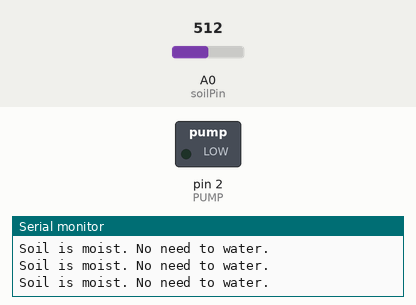
The sketch below on a simulated Arduino Uno, built with avr-gcc and run on an emulated ATmega328P. Shown: switched loads named in the sketch (green lamp = pin HIGH), the last lines printed to the serial monitor. Inputs (shaded band) come from the test bench; at power-on: A0 (soilPin) = 512.

Above: at 1.2 s.
1.3 s: A0 (soilPin) set to 687
4.3 s: A0 (soilPin) set to 710
At 5.5 s:
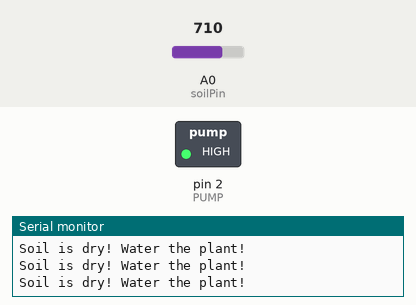
5.8 s: A0 (soilPin) set to 690
At 6.1 s:
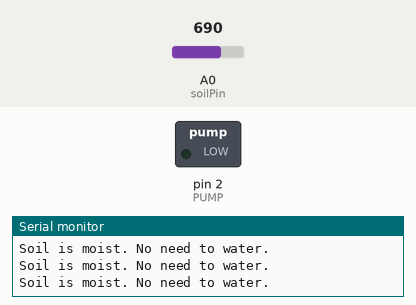
Timing chart, 0 to 8.8 s (numbered marks = the images above; inputs shaded):
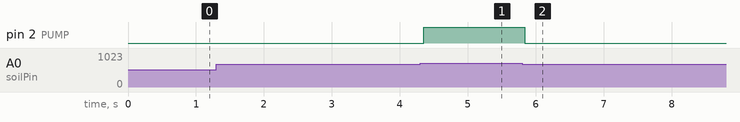

Measured:
- the behaviour switches between 700 and 701 on A0 (soilPin) (found by bisection; images 0 and 1)
- after the input at 4.3 s, pin 2 (PUMP): LOW → HIGH after 0.05 s
- after the input at 5.8 s, pin 2 (PUMP): HIGH → LOW at once

The sketch:

SoilMoist.ino
```cpp
int soilPin = A0;
int soilValue;
int PUMP = 2;

void setup() {
  Serial.begin(9600);
  pinMode(PUMP,OUTPUT);
}

void loop() {
  soilValue = analogRead(soilPin);

  if (soilValue > 700) {
    Serial.println("Soil is dry! Water the plant!");
    digitalWrite(PUMP,HIGH);
  }
  else {
    Serial.println("Soil is moist. No need to water.");
    digitalWrite(PUMP,LOW);
  }

}
```
